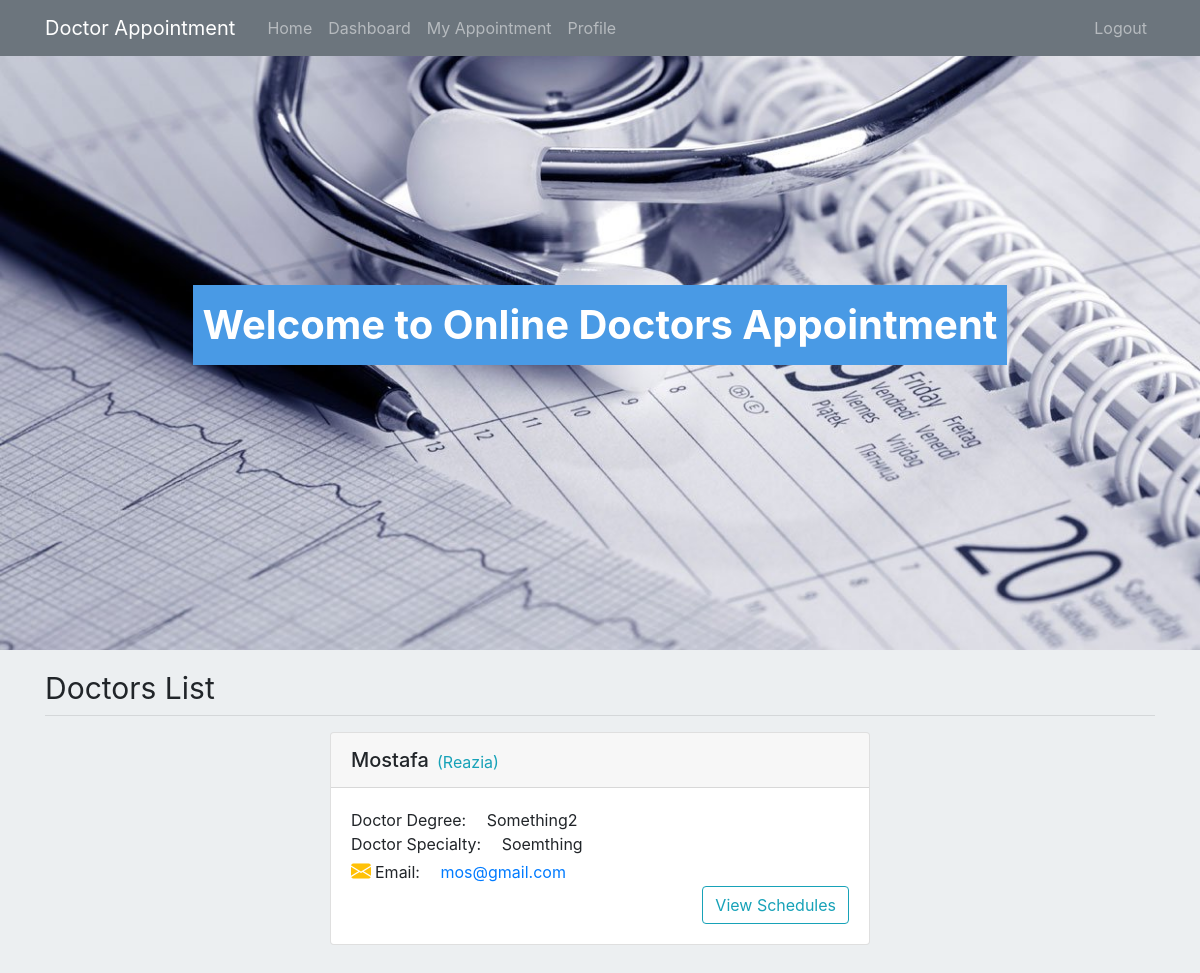
Screenshot of /home (signed in) with the database file from the repository.
### appointment/models.py (models this page shows, shortened)
class DoctorInfo(db.Model):
    __tablename__='DoctorInfo'
    id = db.Column(db.Integer, primary_key=True)
    user_id = db.Column(db.Integer, db.ForeignKey('user.id', ondelete='CASCADE'))
    degree = db.Column(db.String(40), nullable=False)
    specialty = db.Column(db.String(50), nullable=False)
    valid = db.Column(db.Boolean, default=False)

class User(db.Model, UserMixin):
    id = db.Column(db.Integer, primary_key=True)
    username = db.Column(db.String(30), nullable=False, unique=True)
    name = db.Column(db.String(30), nullable=False)
    lastname = db.Column(db.String(30), nullable=False)
    email = db.Column(db.String(40), unique=True, nullable=False)
    address = db.Column(db.Text , nullable=False)
    phone = db.Column(db.String(20), unique=True, nullable=False)
    date_of_birth = db.Column(db.Date(), default = datetime.now().date())
    role = db.Column(db.Integer, nullable=False, default=3)
    gender = db.Column(db.Boolean, default=True, nullable=False)
    password = db.Column(db.String(60), nullable=False)
    doctorinfo = db.relationship('DoctorInfo', backref='User', cascade="all, delete", uselist=False, lazy=True)
    schedule = db.relationship('Schedule', backref='User', lazy=True)
    appointment = db.relationship('Appointment', backref='User', lazy=True)

### appointment/routes.py (the view)
@app.route("/")
@app.route("/home")
def home():
    return render_template("home.html", doctors=get_all_confirmed_doctors())

### appointment/models.py (called while the page is built)
@login_manager.user_loader
def load_user(user_id):
    return User.query.get(int(user_id))

### appointment/queries.py (called while the page is built)
def get_all_confirmed_doctors():
    return db.session.query(User.id, User.name, User.lastname, User.email, DoctorInfo.degree, DoctorInfo.specialty)\
              .join(User, User.id == DoctorInfo.user_id).filter(DoctorInfo.valid == True).all()

### appointment/templates/home.html
{% extends "layout/layout.html" %}
{% block header %}
{% include "layout/home_header.html" %}
{% endblock %}
{% block content %}
<div class="d-flex justify-content-center align-items-center" id="main">
    <div class="section">
        <span>
            Welcome to Online Doctors Appointment
        </span>
    </div>
</div>
<div class="container mt-3 mb-3">
    <span class="" style="font-size: 30px;">Doctors List</span>
    <hr class="mt-1">
    <div class="row">
        {% for doctor in doctors %}
        <div class="col-md-6 offset-md-3 mb-3">
            <div class="card">
                <div class="card-header d-flex justify-content-start align-items-center">
                    <h5 class="modal-title text-capitalize">{{ doctor.name}}</h5>
                    <span class="pl-2 pt-1 text-info text-capitalize">({{ doctor.lastname }})</span>
                </div>
                <div class="card-body">
                    <div class="modal-body p-0">
                        <span class="text-capitalize">Doctor Degree: <span class="pl-3">{{ doctor.degree }}</span></span>
                        <br>
                        <span class="text-capitalize">Doctor specialty: <span class="pl-3">{{ doctor.specialty }}</span></span>
                        <br>
                        <span class=""><span class="pr-3"><i class="bi bi-envelope-fill text-warning title pr-1"></i>Email:</span> <a href="{{ doctor.email }}">{{doctor.email}}</a></span>
                        <div class="col-12 p-0 d-flex justify-content-end">
                            <a class="btn btn-outline-info" href="{{url_for('viewSchedule', id = doctor.id)}}"> View Schedules </a>
                        </div>
                    </div>
                </div>
              </div>
        </div>
        {% endfor %}
    </div>
</div>
{% endblock %}

### appointment/static/style.css (style rules this page uses)
#main { background-image: url("./images/mildred-doctor-appointment-wait-times-ftr.jpg"); height: 650px; background-repeat: no-repeat; background-size: cover; }
.section { font-size: 2.5rem; font-weight: bold; padding: 10px; background-color: #499ae5; color: white; }
.title { color:white; font-size: 20px; }
.p-0 { padding: 0 !important; }
.body-bg { background-color: #eceff1; }

### rows the page displays
DoctorInfo: name "Mostafa", lastname "Reazia", degree "Something2", specialty "Soemthing", email "mos@gmail.com"
